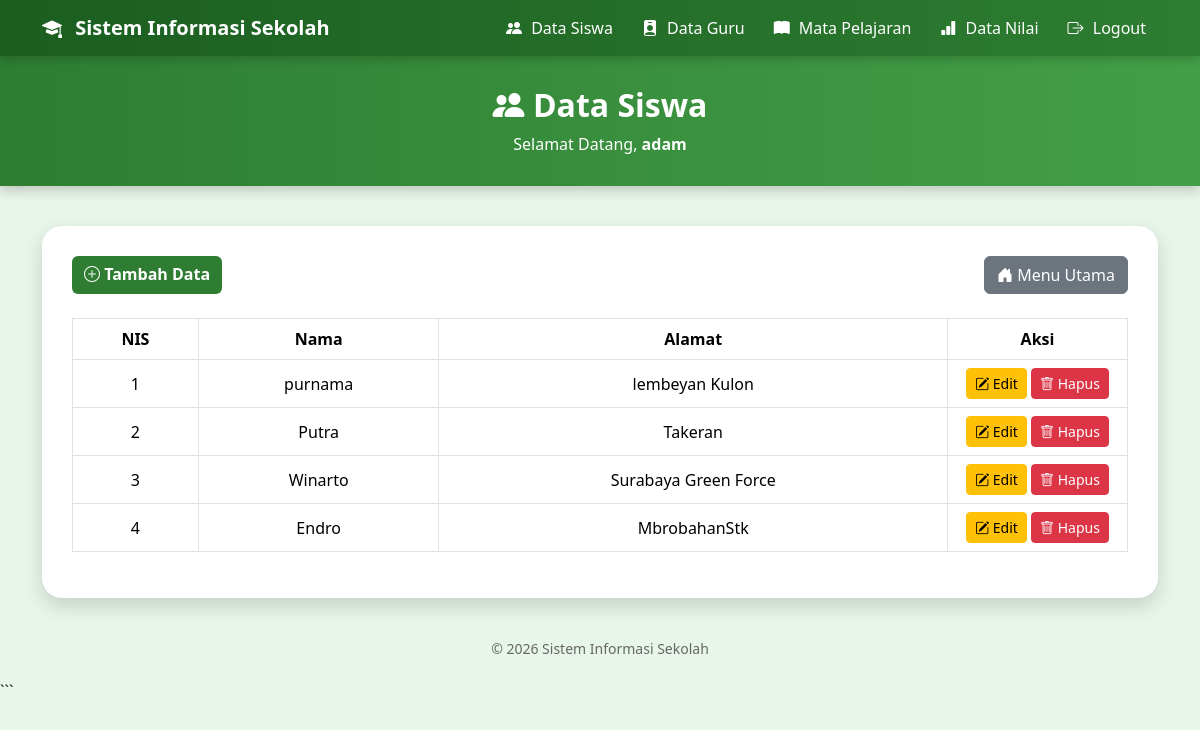
Page /siswa/index.php (signed in) on the committed database.
### tables this page shows
CREATE TABLE `siswa` (
  `nis` varchar(12) NOT NULL,
  `nama` varchar(50) NOT NULL,
  `alamat` varchar(50) NOT NULL
);

### siswa/index.php (the view, shortened to what this page needs)
<?php
include "koneksi.php";
?>
<!DOCTYPE html>
<html lang="id">
<head>
<link href="https://cdn.jsdelivr.net/npm/bootstrap@5.3.3/dist/css/bootstrap.min.css" rel="stylesheet">
<link rel="stylesheet" href="https://cdn.jsdelivr.net/npm/bootstrap-icons@1.11.3/font/bootstrap-icons.css">
</head>
<body>
<nav class="navbar navbar-expand-lg">
    <div class="container">
        <a class="navbar-brand" href="../index.php">
            <i class="bi bi-mortarboard-fill"></i>
            Sistem Informasi Sekolah
        </a>
        <div class="collapse navbar-collapse" id="navbarMenu">
            <ul class="navbar-nav ms-auto">
                <li class="nav-item">
                    <a class="nav-link active" href="index.php">
                        <i class="bi bi-people-fill"></i>
                        Data Siswa
                    </a>
                </li>
                <li class="nav-item">
                    <a class="nav-link" href="../guru">
                        <i class="bi bi-person-badge-fill"></i>
                        Data Guru
                    </a>
                </li>
                <li class="nav-item">
                    <a class="nav-link" href="../mapel">
                        <i class="bi bi-book-fill"></i>
                        Mata Pelajaran
                    </a>
                </li>
                <li class="nav-item">
                    <a class="nav-link" href="../nilai">
                        <i class="bi bi-bar-chart-fill"></i>
                        Data Nilai
                    </a>
                </li>
                <li class="nav-item">
                    <a class="nav-link" href="../logout.php">
                        <i class="bi bi-box-arrow-right"></i>
                        Logout
                    </a>
                </li>
            </ul>
        </div>
    </div>
</nav>
<div class="header">
    <h2>
        <i class="bi bi-people-fill"></i>
        Data Siswa
    </h2>
    <p>
        Selamat Datang,
        <strong><?= htmlspecialchars($_SESSION['username']); ?></strong>
    </p>
</div>
<div class="container">
    <div class="card-data">
        <div class="d-flex justify-content-between mb-4">
            <a href="tambah.php" class="btn btn-hijau">
                <i class="bi bi-plus-circle"></i>
                Tambah Data
            </a>
            <a href="../index.php" class="btn btn-secondary">
                <i class="bi bi-house-door-fill"></i>
                Menu Utama
            </a>
        </div>
        <div class="table-responsive">
            <table class="table table-bordered table-hover align-middle text-center">
                <thead>
                    <tr>
                        <th>NIS</th>
                        <th>Nama</th>
                        <th>Alamat</th>
                        <th width="180">Aksi</th>
                    </tr>
                </thead>
                <tbody>
                <?php
                $query = mysqli_query($koneksi, "SELECT * FROM siswa");
                while($data = mysqli_fetch_assoc($query)){
                ?>
                <tr>
                    <td><?= htmlspecialchars($data['nis']); ?></td>
                    <td><?= htmlspecialchars($data['nama']); ?></td>
                    <td><?= htmlspecialchars($data['alamat']); ?></td>
                    <td>
                        <a href="edit.php?nis=<?= urlencode($data['nis']); ?>"
                           class="btn btn-warning btn-sm">
                            <i class="bi bi-pencil-square"></i>
                            Edit
                        </a>
                        <a href="hapus.php?nis=<?= urlencode($data['nis']); ?>"
                           class="btn btn-danger btn-sm"
                           onclick="return confirm('Yakin ingin menghapus data ini?')">
                            <i class="bi bi-trash"></i>
                            Hapus
                        </a>
                    </td>
                </tr>
                <?php } ?>
                </tbody>
            </table>
        </div>
    </div>
    <div class="footer">
        © 2026 Sistem Informasi Sekolah
    </div>
</div>
</body>
</html>

### siswa/index.php (style rules this page uses)
body { background:#e8f5e9; font-family:'Segoe UI',sans-serif; }
.navbar { background:linear-gradient(90deg,#1b5e20,#2e7d32); box-shadow:0 3px 10px rgba(0,0,0,.2); }
.navbar-brand { font-weight:bold; color:white !important; }
.navbar-brand i { margin-right:8px; }
.nav-link { color:white !important; font-weight:500; margin-left:5px; border-radius:8px; padding:8px 12px !important; transition:.3s; }
.nav-link i { margin-right:5px; }
.header { background:linear-gradient(90deg,#2e7d32,#43a047); color:white; padding:30px 0; text-align:center; box-shadow:0 4px 12px rgba(0,0,0,.2); }
.header h2 { margin:0; font-weight:bold; }
.header p { margin-top:8px; margin-bottom:0; }
.card-data { background:#fff; border-radius:20px; margin:40px auto; padding:30px; box-shadow:0 8px 20px rgba(0,0,0,.15); }
.btn-hijau { background:#2e7d32; color:#fff; font-weight:600; border:none; }
.table thead { background:#2e7d32; color:white; }
.table tbody tr { transition:.3s; }
.btn-warning, .btn-danger { transition:.3s; }
.footer { text-align:center; color:#666; margin:20px 0; font-size:14px; }

### rows in the picture
siswa: nis "1", nama "purnama", alamat "lembeyan Kulon"
siswa: nis "2", nama "Putra", alamat "Takeran"
siswa: nis "3", nama "Winarto", alamat "Surabaya Green Force"
siswa: nis "4", nama "Endro", alamat "MbrobahanStk"

### other values in the picture
$_SESSION['username'] "adam"
